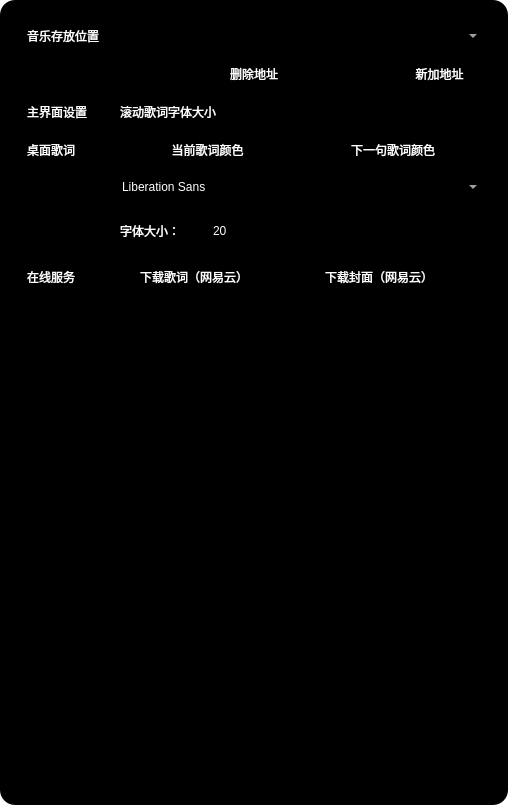
<?xml version="1.0" encoding="UTF-8"?>
<ui version="4.0">
 <class>seit</class>
 <widget class="QWidget" name="seit">
  <property name="geometry">
   <rect>
    <x>0</x>
    <y>0</y>
    <width>508</width>
    <height>805</height>
   </rect>
  </property>
  <property name="minimumSize">
   <size>
    <width>0</width>
    <height>600</height>
   </size>
  </property>
  <property name="maximumSize">
   <size>
    <width>16777215</width>
    <height>16777215</height>
   </size>
  </property>
  <property name="windowTitle">
   <string>设置</string>
  </property>
  <property name="styleSheet">
   <string notr="true">*:hover{
color: rgb(0, 170, 255);
}
#widget{
border-radius:15px;
background-color: rgb(0, 0, 0);
}
#widget_show
{
background-color: rgba(0,0,0,128); 
}
*{
font: 100 12pt &quot;华文仿宋&quot;;
color: rgb(255, 255, 255);
border:0px;
background-color: transparent;
}
QComboBox QAbstractItemView 
{
background-color:rgba(0,0,0,128);
}
QMenu
{
background-color: rgba(0,0,0,128);
}
</string>
  </property>
  <layout class="QVBoxLayout" name="verticalLayout_4">
   <property name="spacing">
    <number>0</number>
   </property>
   <property name="leftMargin">
    <number>0</number>
   </property>
   <property name="topMargin">
    <number>0</number>
   </property>
   <property name="rightMargin">
    <number>0</number>
   </property>
   <property name="bottomMargin">
    <number>0</number>
   </property>
   <item>
    <widget class="QWidget" name="widget" native="true">
     <layout class="QVBoxLayout" name="verticalLayout_6">
      <item>
       <widget class="QPixmapShow" name="pixmapshow" native="true">
        <layout class="QVBoxLayout" name="verticalLayout_5">
         <property name="spacing">
          <number>0</number>
         </property>
         <property name="leftMargin">
          <number>0</number>
         </property>
         <property name="topMargin">
          <number>0</number>
         </property>
         <property name="rightMargin">
          <number>0</number>
         </property>
         <property name="bottomMargin">
          <number>0</number>
         </property>
         <item>
          <widget class="QWidget" name="widget_show" native="true">
           <property name="minimumSize">
            <size>
             <width>361</width>
             <height>600</height>
            </size>
           </property>
           <property name="maximumSize">
            <size>
             <width>16777215</width>
             <height>16777215</height>
            </size>
           </property>
           <property name="styleSheet">
            <string notr="true"/>
           </property>
           <layout class="QVBoxLayout" name="verticalLayout">
            <property name="spacing">
             <number>6</number>
            </property>
            <item>
             <widget class="QScrollArea" name="scrollArea">
              <property name="widgetResizable">
               <bool>true</bool>
              </property>
              <widget class="QWidget" name="scrollAreaWidgetContents">
               <property name="geometry">
                <rect>
                 <x>0</x>
                 <y>0</y>
                 <width>472</width>
                 <height>769</height>
                </rect>
               </property>
               <layout class="QVBoxLayout" name="verticalLayout_2">
                <property name="spacing">
                 <number>0</number>
                </property>
                <property name="leftMargin">
                 <number>0</number>
                </property>
                <property name="topMargin">
                 <number>0</number>
                </property>
                <property name="rightMargin">
                 <number>0</number>
                </property>
                <property name="bottomMargin">
                 <number>0</number>
                </property>
                <item>
                 <widget class="QWidget" name="widget_source" native="true">
                  <layout class="QGridLayout" name="gridLayout">
                   <property name="bottomMargin">
                    <number>20</number>
                   </property>
                   <property name="horizontalSpacing">
                    <number>10</number>
                   </property>
                   <property name="verticalSpacing">
                    <number>20</number>
                   </property>
                   <item row="11" column="3" colspan="2">
                    <widget class="QWidget" name="widget_2" native="true">
                     <layout class="QHBoxLayout" name="horizontalLayout">
                      <item>
                       <widget class="QPushButton" name="pushButton_sizeUp">
                        <property name="styleSheet">
                         <string notr="true">image: url(:/move.png);</string>
                        </property>
                        <property name="text">
                         <string/>
                        </property>
                       </widget>
                      </item>
                      <item>
                       <widget class="QPushButton" name="pushButton_sizeDown">
                        <property name="styleSheet">
                         <string notr="true">image: url(:/min.png);</string>
                        </property>
                        <property name="text">
                         <string/>
                        </property>
                       </widget>
                      </item>
                     </layout>
                    </widget>
                   </item>
                   <item row="7" column="0">
                    <widget class="QLabel" name="label_3">
                     <property name="text">
                      <string>桌面歌词</string>
                     </property>
                    </widget>
                   </item>
                   <item row="3" column="3">
                    <widget class="QPushButton" name="pushButton_lrc_sizeAdd">
                     <property name="styleSheet">
                      <string notr="true">image: url(:/move.png);</string>
                     </property>
                     <property name="text">
                      <string/>
                     </property>
                    </widget>
                   </item>
                   <item row="0" column="0">
                    <widget class="QLabel" name="label">
                     <property name="text">
                      <string>音乐存放位置</string>
                     </property>
                    </widget>
                   </item>
                   <item row="3" column="1" colspan="2">
                    <widget class="QLabel" name="label_8">
                     <property name="text">
                      <string>滚动歌词字体大小</string>
                     </property>
                    </widget>
                   </item>
                   <item row="2" column="1" colspan="3">
                    <widget class="QPushButton" name="pushButton_delete_dir">
                     <property name="text">
                      <string>删除地址</string>
                     </property>
                    </widget>
                   </item>
                   <item row="12" column="1" colspan="2">
                    <widget class="QCheckBox" name="checkBox_downLrc">
                     <property name="text">
                      <string>下载歌词（网易云）</string>
                     </property>
                    </widget>
                   </item>
                   <item row="0" column="1" colspan="4">
                    <widget class="QComboBox" name="comboBox_all_url"/>
                   </item>
                   <item row="11" column="2">
                    <widget class="QLabel" name="label_lrcShow_fontSize">
                     <property name="text">
                      <string>20</string>
                     </property>
                    </widget>
                   </item>
                   <item row="7" column="3" colspan="2">
                    <widget class="QPushButton" name="pushButton_downLrc">
                     <property name="text">
                      <string>下一句歌词颜色</string>
                     </property>
                    </widget>
                   </item>
                   <item row="9" column="1" colspan="4">
                    <widget class="QFontComboBox" name="fontComboBox_lrc"/>
                   </item>
                   <item row="11" column="1">
                    <widget class="QLabel" name="label_2">
                     <property name="text">
                      <string>字体大小：</string>
                     </property>
                    </widget>
                   </item>
                   <item row="2" column="4">
                    <widget class="QPushButton" name="pushButton_add_dir">
                     <property name="text">
                      <string>新加地址</string>
                     </property>
                    </widget>
                   </item>
                   <item row="7" column="1" colspan="2">
                    <widget class="QPushButton" name="pushButton_nowLrc">
                     <property name="text">
                      <string>当前歌词颜色</string>
                     </property>
                    </widget>
                   </item>
                   <item row="3" column="0">
                    <widget class="QLabel" name="label_4">
                     <property name="text">
                      <string>主界面设置</string>
                     </property>
                    </widget>
                   </item>
                   <item row="3" column="4">
                    <widget class="QPushButton" name="pushButton_lrc_sizeDecrease">
                     <property name="styleSheet">
                      <string notr="true">image: url(:/min.png);</string>
                     </property>
                     <property name="text">
                      <string/>
                     </property>
                    </widget>
                   </item>
                   <item row="12" column="0">
                    <widget class="QLabel" name="label_6">
                     <property name="text">
                      <string>在线服务</string>
                     </property>
                    </widget>
                   </item>
                   <item row="12" column="3" colspan="2">
                    <widget class="QCheckBox" name="checkBox_downCover">
                     <property name="text">
                      <string>下载封面（网易云）</string>
                     </property>
                    </widget>
                   </item>
                  </layout>
                 </widget>
                </item>
                <item>
                 <spacer name="verticalSpacer">
                  <property name="orientation">
                   <enum>Qt::Vertical</enum>
                  </property>
                  <property name="sizeHint" stdset="0">
                   <size>
                    <width>20</width>
                    <height>40</height>
                   </size>
                  </property>
                 </spacer>
                </item>
               </layout>
              </widget>
             </widget>
            </item>
           </layout>
          </widget>
         </item>
        </layout>
       </widget>
      </item>
     </layout>
    </widget>
   </item>
  </layout>
 </widget>
 <customwidgets>
  <customwidget>
   <class>QPixmapShow</class>
   <extends>QWidget</extends>
   <header location="global">qpixmapshow.h</header>
   <container>1</container>
  </customwidget>
 </customwidgets>
 <resources/>
 <connections/>
</ui>
